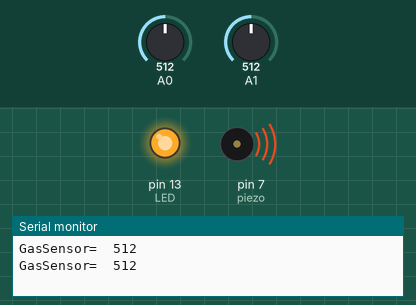
A sketch run on a simulated Arduino Uno, built with avr-gcc and run on an emulated ATmega328P. Shown: output pins drawn as LEDs (lit = HIGH), buzzer (waves = sounding, pin HIGH), the last lines printed to the serial monitor. The inputs (shaded band) are chosen by the test bench; at power-on: A0 = 512, A1 = 512.

Above: at 1.8 s.
1.9 s: A0 set to 364
3.4 s: A0 set to 336
At 4.3 s:
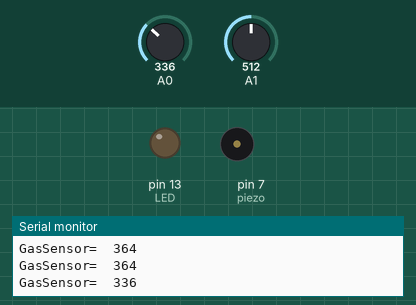
5.5 s: A0 set to 360
At 7.0 s:
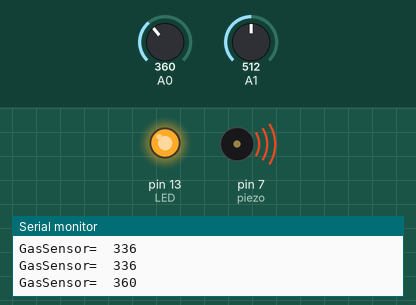
7.5 s: A0 set to 340
At 8.6 s:
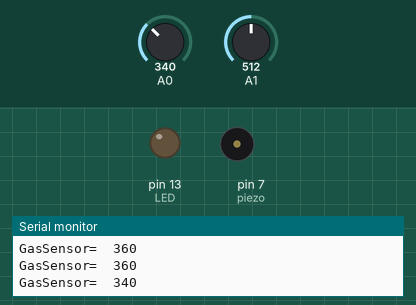
Timing chart, 0 to 10.5 s (numbered marks = the images above; inputs shaded):
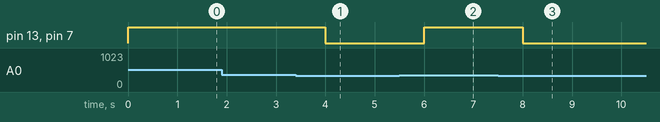

The sketch:

fire.ino
```cpp
float vout;
float vout1;
int LED = 13;
int pump = 12;
int gasSensor;
int piezo = 7;
void setup()
{
    pinMode(A0, INPUT);

    pinMode(LED, OUTPUT);
    pinMode(piezo, OUTPUT);
    Serial.begin(9600);
}
void loop()
{
    vout = analogRead(A1);
    vout1 = (vout / 1023) * 5000;

    gasSensor = analogRead(A0);

    if (gasSensor >= 350)
    {
        if (gasSensor > 500)
        {
            digitalWrite(piezo, HIGH);
            digitalWrite(LED, HIGH);
            digitalWrite(pump, HIGH);
        }
        else
        {
            digitalWrite(piezo, HIGH);
            digitalWrite(LED, HIGH);
        }
    }

    else
    {
        digitalWrite(piezo, LOW);
        digitalWrite(LED, LOW);
        digitalWrite(pump, LOW);
    }

    Serial.print("GasSensor= ");
    Serial.print(" ");
    Serial.print(gasSensor);
    Serial.println();
    delay(1000);
}
```

Measured:
- the behaviour switches between 350 and 349 on A0 (found by bisection; images 0 and 1)
- after the input at 3.4 s, pin 13 (LED), pin 7 (piezo): HIGH → LOW after 0.60 s
- after the input at 5.5 s, pin 13 (LED), pin 7 (piezo): LOW → HIGH after 0.50 s
- after the input at 7.5 s, pin 13 (LED), pin 7 (piezo): HIGH → LOW after 0.50 s
